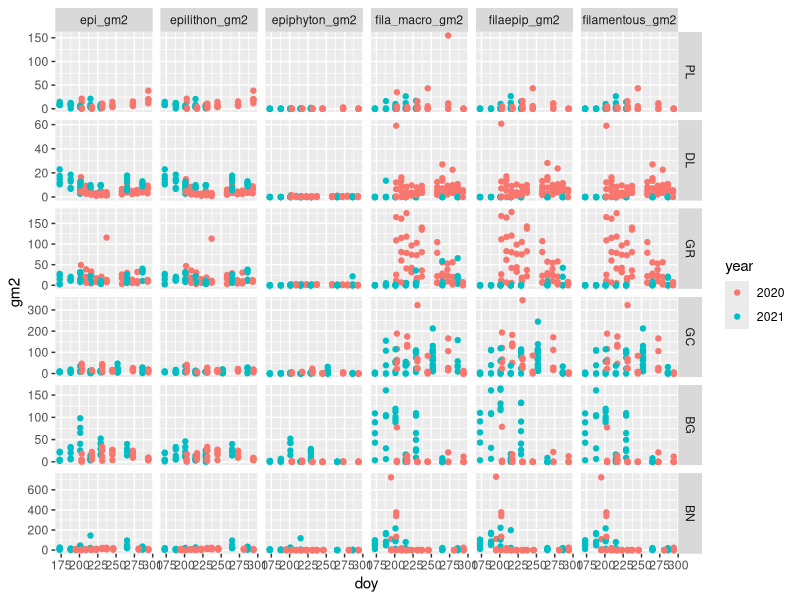
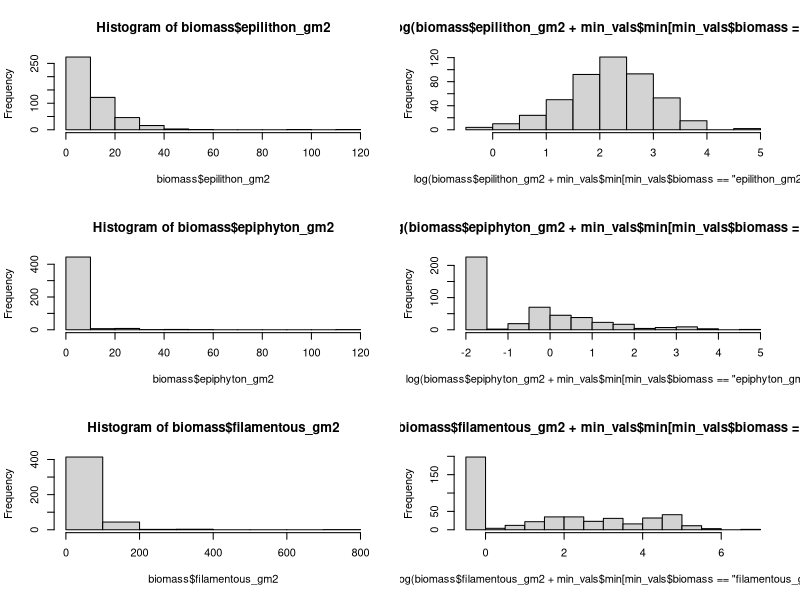
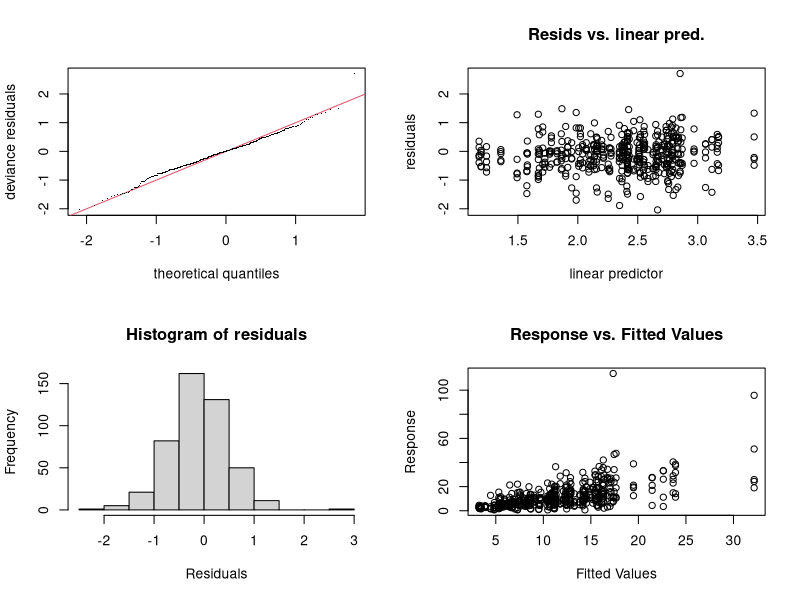
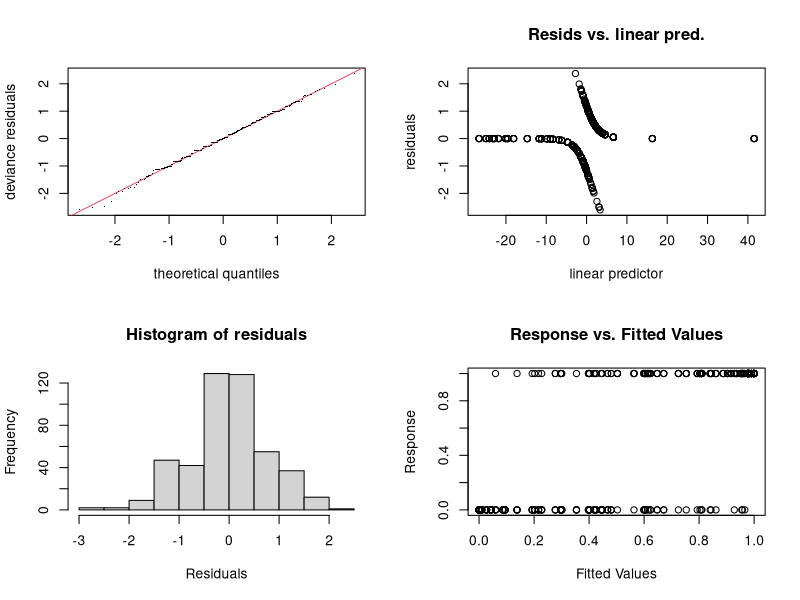
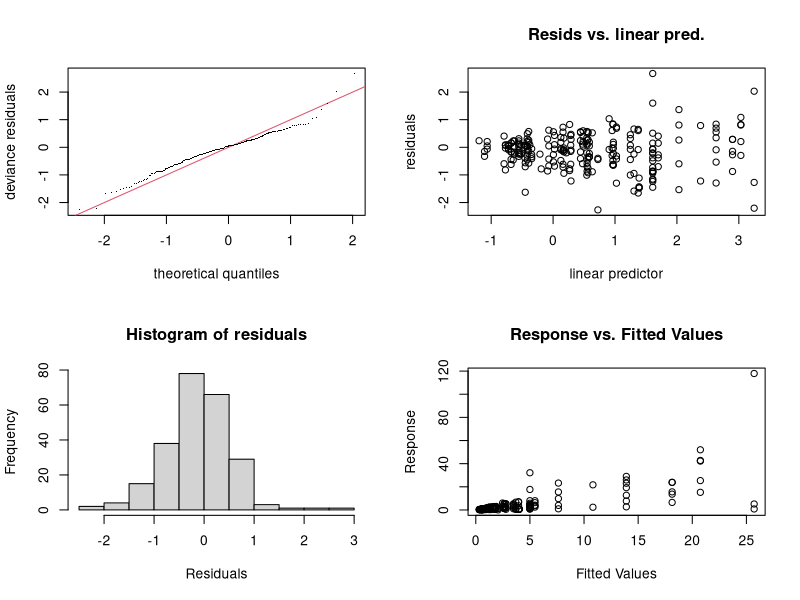
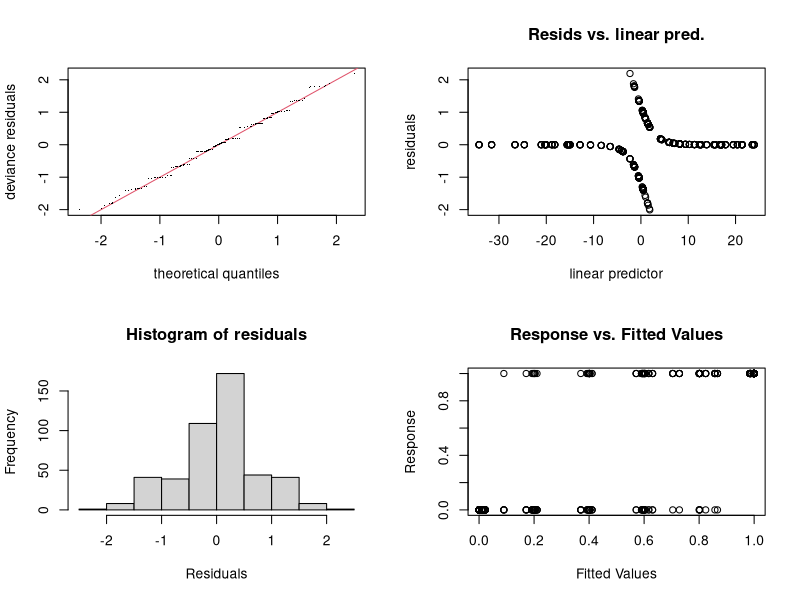
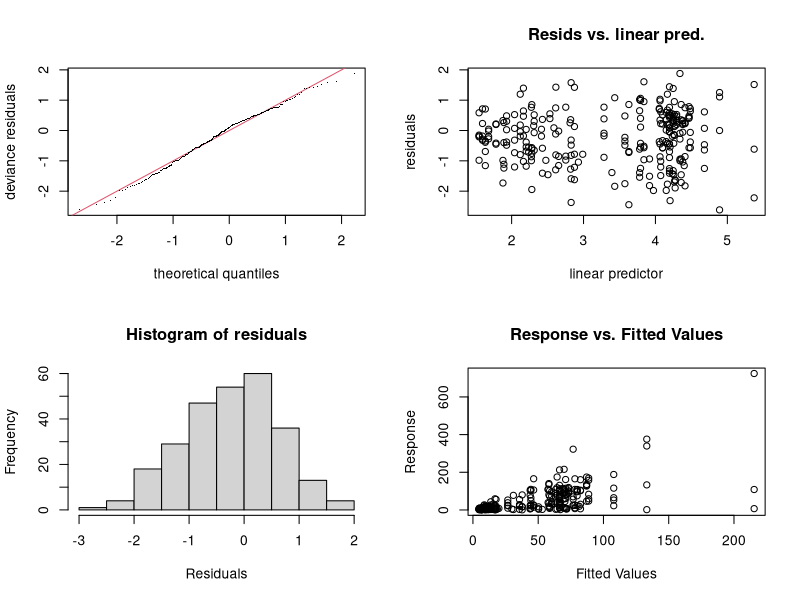
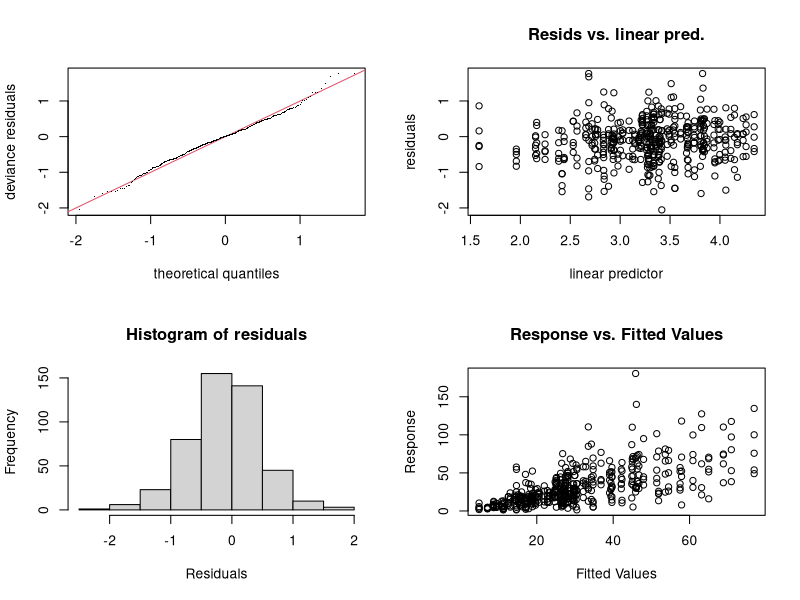

R code for these plots, in order: (Note: this script raises an error after producing the figures.)
# fit GAMS to biomass data
# 10/2022

library(tidyverse)
library(mgcv)

biomass <- read_csv('data/biomass_data/biomass_working_data_epip.csv') %>%
    filter(!is.na(site) & site != 'CR') %>%
    mutate(site = case_when(site == 'BM' ~ 'BG',
                            TRUE ~ site),
           site = factor(site, levels = c('PL', 'DL', 'GR', 'GC', 'BG', 'BN')),
           year = as.factor(lubridate::year(date)),
           site_year = paste(site, year, sep = '_'),
           epi_chla_mgm2 = epiphyton_chla_mgm2 + epilithon_chla_mgm2,
           epi_gm2 = epilithon_gm2 + epiphyton_gm2,
           filaepip_chla_mgm2 = epiphyton_chla_mgm2 + filamentous_chla_mgm2,
           filaepip_gm2 = epiphyton_gm2 + filamentous_gm2)

glimpse(biomass)


# look at the data
biomass %>%
    select(date, doy, year, site, ends_with('_gm2')) %>%
    pivot_longer(cols = -c('date', 'doy', 'year', 'site'),
                 names_to = 'bm_category',
                 values_to = 'gm2') %>%
    ggplot(aes(doy, gm2, col = year)) +
    geom_point() +
    facet_grid(site~bm_category, scales = 'free_y')


# find 2%quantile ####
# add the 2% quantile to each of the biomass categories in order to
# fit log transformed GAMs
colnames(biomass)
min_vals <- biomass %>%
    select(epilithon_gm2, epilithon_chla_mgm2,
           epiphyton_gm2, epiphyton_chla_mgm2,
           epi_gm2, epi_chla_mgm2,
           filamentous_gm2, filamentous_chla_mgm2,
           filaepip_gm2, filaepip_chla_mgm2) %>%
    mutate(across(.fns = ~case_when(. == 0 ~ NA_real_,
                                    TRUE ~ .))) %>%
    pivot_longer(cols = everything(), names_to = 'biomass', values_to = 'value') %>%
    group_by(biomass) %>%
    summarize(min = quantile(value, 0.01, na.rm = T),
              q2 = quantile(value, 0.02, na.rm = T))

dates <- c(seq(min(biomass$date), max(biomass$date[biomass$year == 2020]), by = 'day'),
           seq(min(biomass$date[biomass$year == 2021]), max(biomass$date), by = 'day'))


# biomass <- biomass %>%
#     mutate(epilithon_gm2 = epilithon_gm2 + min_vals$min[min_vals$biomass == 'epilithon_gm2'],
#            epilithon_chla_mgm2 = epilithon_chla_mgm2 +
#                min_vals$min[min_vals$biomass == 'epilithon_chla_mgm2'],
#            filamentous_gm2 = filamentous_gm2 + min_vals$min[min_vals$biomass == 'filamentous_gm2'],
#            filamentous_chla_mgm2 = filamentous_chla_mgm2 +
#                min_vals$min[min_vals$biomass == 'filamentous_chla_mgm2'],
#            fila_macro_gm2 = fila_macro_gm2 + min_vals$min[min_vals$biomass == 'fila_macro_gm2'])
# fit gams
preds <- data.frame(date = dates,
                    doy = as.numeric(format(dates, '%j')),
                    year = lubridate::year(dates))%>%
    mutate(year = as.factor(year))
s_preds <- data.frame()
for(site in unique(biomass$site)){
    preds$site = site
    s_preds <- bind_rows(s_preds, preds)
}
s_preds$site_year <- paste(s_preds$site, s_preds$year, sep = "_")


# s_preds_lin <- s_preds_gamma <-
#     mutate(s_preds,
#            site_year = as.factor(paste(site, year, sep = '_'))) %>%
#     tibble()

link_fn = 'log' # gamma link function, log or inverse?
delta = 0.5
par(mfrow = c(3,2))

hist(biomass$epilithon_gm2)
hist(log(biomass$epilithon_gm2 + min_vals$min[min_vals$biomass == 'epilithon_gm2'] ))
hist(biomass$epiphyton_gm2)
hist(log(biomass$epiphyton_gm2 + min_vals$min[min_vals$biomass == 'epiphyton_gm2'] ))
hist(biomass$filamentous_gm2)
hist(log(biomass$filamentous_gm2 + min_vals$min[min_vals$biomass == 'filamentous_gm2'] ))

par(mfrow = c(2,2))


# try it for all sites
biomass$site_year <- factor(biomass$site_year)
biomass$year <- factor(biomass$year)
biomass$site <- factor(biomass$site)

# epilithon
fg2_gamma <- gam(epilithon_gm2 +
                     min_vals$min[min_vals$biomass == 'epilithon_gm2'] ~ s(doy) +
                     s(doy, site_year, bs = 'fs'),
                 data = biomass, method = 'REML',
                 family = Gamma(link = link_fn))

AIC(fg2_gamma) # 2965
summary(fg2_gamma) #42.8%
gam.check(fg2_gamma)
sqrt(mean((fitted(fg2_gamma) - biomass$epilithon_gm2)^2)) # 8.68

pp_gamma <- mgcv::predict.gam(fg2_gamma, s_preds, type = 'response',
                              se.fit = TRUE)

# s_preds_lin <- mutate(s_preds_lin,
#                       epil_gm2_fit = c(pp_lin$fit),
#                       epil_gm2_se = c(pp_lin$se.fit))
s_preds <- mutate(s_preds,
                  epil_gm2_fit = c(pp_gamma$fit) -
                      min_vals$min[min_vals$biomass == 'epilithon_gm2'],
                  epil_gm2_se = c(pp_gamma$se.fit))

# epiphyton
# Presence/absence model
biomass$epip_present <- as.numeric(biomass$epiphyton_gm2 > 0)
fg2_epip_binom <- gam(epip_present ~ s(doy) + s(doy, site_year, bs = 'fs', k = 4),
                      data = biomass, family = binomial)

AIC(fg2_epip_binom) # 373
gam.check(fg2_epip_binom)
summary(fg2_epip_binom) #56.2%
sqrt(mean((fitted(fg2_epip_binom) - biomass$epip_present)^2)) #0.31

# Gamma model on positives only
fg2_epip_gamma <- gam(epiphyton_gm2 ~ s(doy, year, bs = 'fs') +
                          s(doy, site_year, bs = 'fs', k = 10),
                      data = subset(biomass, epiphyton_gm2 > 0),
                      family = Gamma(link = "log"), method = 'REML')
AIC(fg2_epip_gamma) #  both=786
sqrt(mean((fitted(fg2_epip_gamma) - biomass$epiphyton_gm2[biomass$epiphyton_gm2>0])^2)) # 7.7
gam.check(fg2_epip_gamma)
summary(fg2_epip_gamma) #78.3%


# pp_lin <- mgcv::predict.gam(fg2_epip, s_preds_lin, se.fit = TRUE)
pp_binom <- mgcv::predict.gam(fg2_epip_binom, newdata = s_preds,
                              type = "response", se.fit = TRUE)
pp_gamma1 <- mgcv::predict.gam(fg2_epip_gamma, type = 'response',
                               s_preds, se.fit = TRUE)
pp_gamma1$fit <- if_else(is.na(pp_gamma1$fit), 1, pp_gamma1$fit)
pp_gamma1$se.fit <- if_else(is.na(pp_gamma1$se.fit), 1, pp_gamma1$se.fit)
pp_gamma <- data.frame(fit = pp_binom$fit * pp_gamma1$fit,
                       se.fit = sqrt((pp_binom$fit^2 * pp_gamma1$se.fit^2) +
                                         (pp_gamma1$fit^2 * pp_binom$se.fit^2) +
                                         (pp_binom$se.fit^2 * pp_gamma1$se.fit^2)))


s_preds <- mutate(s_preds,
                  epip_gm2_fit = c(pp_gamma$fit),
                  epip_gm2_se = c(pp_gamma$se.fit))


# filamentous
# Presence/absence model
biomass$present <- as.numeric(biomass$filamentous_gm2 > 0)
fg2_fila_binom <- gam(present ~ s(doy) + s(doy, site_year, bs = 'fs', k = 4),
                      data = biomass, family = binomial)

AIC(fg2_fila_binom) # doy=634, s(doy) = 622, s(doy, siteyear)=315, both=307
gam.check(fg2_fila_binom)
summary(fg2_fila_binom) #65.2%
sqrt(mean((fitted(fg2_fila_binom) - biomass$present)^2)) #0.28
# Gamma model on positives only
fg2_fila_gamma <- gam(filamentous_gm2 ~ s(doy, year, bs = 'fs') +
                          s(doy, site_year, bs = 'fs', k = 10),
                      data = subset(biomass, filamentous_gm2 > 0),
                      family = Gamma(link = "log"), method = 'REML')
AIC(fg2_fila_gamma) # doy=2515; s(doy)=2488; s(doy, site_year)=2388; both=2390
sqrt(mean((fitted(fg2_fila_gamma) - biomass$filamentous_gm2[biomass$filamentous_gm2>0])^2)) # 55.7
gam.check(fg2_fila_gamma)
summary(fg2_fila_gamma) #55.3%

# pp_lin <- mgcv::predict.gam(fg2_fila, s_preds_lin, se.fit = TRUE)
pp_binom <- mgcv::predict.gam(fg2_fila_binom, newdata = s_preds,
                              type = "response", se.fit = TRUE)
pp_gamma1 <- mgcv::predict.gam(fg2_fila_gamma, type = 'response',
                               s_preds, se.fit = TRUE)
pp_gamma1$fit <- if_else(is.na(pp_gamma1$fit), 1, pp_gamma1$fit)
pp_gamma1$se.fit <- if_else(is.na(pp_gamma1$se.fit), 1, pp_gamma1$se.fit)
pp_gamma <- data.frame(fit = pp_binom$fit * pp_gamma1$fit,
                       se.fit = sqrt((pp_binom$fit^2 * pp_gamma1$se.fit^2) +
                                         (pp_gamma1$fit^2 * pp_binom$se.fit^2) +
                                         (pp_binom$se.fit^2 * pp_gamma1$se.fit^2)))

s_preds <- mutate(s_preds,
                  fila_gm2_fit = c(pp_gamma$fit),
                  fila_gm2_se = c(pp_gamma$se.fit))
##########

# chlorophyll
fg2_chla_gamma <- gam(epilithon_chla_mgm2 +
                          min_vals$min[min_vals$biomass == 'epilithon_chla_mgm2'] ~ s(doy) +
                          s(doy, site_year, bs = 'fs'),
                      data = biomass, method = 'REML',
                      family = Gamma(link = link_fn))

AIC(fg2_chla_gamma) # 3820
summary(fg2_chla_gamma) #49%
gam.check(fg2_chla_gamma)
sqrt(mean((fitted(fg2_chla_gamma) - biomass$epilithon_chla_mgm2)^2)) # 18.9

pp_chla_gamma <- mgcv::predict.gam(fg2_chla_gamma, s_preds, type = 'response',
                                   se.fit = TRUE)

s_preds <- mutate(s_preds,
                  epil_chla_mgm2_fit = c(pp_chla_gamma$fit) -
                      min_vals$min[min_vals$biomass == 'epilithon_chla_mgm2'],
                  epil_chla_mgm2_se = c(pp_chla_gamma$se.fit))

# epiphyton
# Presence/absence model
biomass$epip_chla_present <- as.numeric(biomass$epiphyton_chla_mgm2 > 0)
fg2_epip_chla_binom <- gam(epip_chla_present ~ s(doy) + s(doy, site_year, bs = 'fs', k = 4),
                           data = biomass, family = binomial)

AIC(fg2_epip_chla_binom) # 227
gam.check(fg2_epip_chla_binom)
summary(fg2_epip_chla_binom) #69.9%
sqrt(mean((fitted(fg2_epip_chla_binom) - biomass$epip_chla_present)^2)) #0.23

# Gamma model on positives only
fg2_epip_chla_gamma <- gam(epiphyton_chla_mgm2 ~ s(doy, year, bs = 'fs') +
                               s(doy, site_year, bs = 'fs', k = 10),
                           data = subset(biomass, epiphyton_chla_mgm2 > 0),
                           family = Gamma(link = "log"), method = 'REML')
AIC(fg2_epip_chla_gamma) # 691
sqrt(mean((fitted(fg2_epip_chla_gamma) - biomass$epiphyton_chla_mgm2[biomass$epiphyton_chla_mgm2>0])^2)) # 12.3
gam.check(fg2_epip_chla_gamma)
summary(fg2_epip_chla_gamma) #66.5%


pp_binom <- mgcv::predict.gam(fg2_epip_chla_binom, newdata = s_preds,
                              type = "response", se.fit = TRUE)
pp_gamma1 <- mgcv::predict.gam(fg2_epip_chla_gamma, type = 'response',
                               s_preds, se.fit = TRUE)
pp_gamma1$fit <- if_else(is.na(pp_gamma1$fit), 1, pp_gamma1$fit)
pp_gamma1$se.fit <- if_else(is.na(pp_gamma1$se.fit), 1, pp_gamma1$se.fit)
pp_gamma <- data.frame(fit = pp_binom$fit * pp_gamma1$fit,
                       se.fit = sqrt((pp_binom$fit^2 * pp_gamma1$se.fit^2) +
                                         (pp_gamma1$fit^2 * pp_binom$se.fit^2) +
                                         (pp_binom$se.fit^2 * pp_gamma1$se.fit^2)))


s_preds <- mutate(s_preds,
                  epip_chla_mgm2_fit = c(pp_gamma$fit),
                  epip_chla_mgm2_se = c(pp_gamma$se.fit))


# filamentous
# Presence/absence model
biomass$chla_present <- as.numeric(biomass$filamentous_chla_mgm2 > 0)
fg2_fila_chla_binom <- gam(chla_present ~ s(doy) + s(doy, site_year, bs = 'fs', k = 4),
                           data = biomass, family = binomial)

AIC(fg2_fila_chla_binom) # 313
gam.check(fg2_fila_chla_binom)
summary(fg2_fila_chla_binom) #65.2%
sqrt(mean((fitted(fg2_fila_chla_binom) - biomass$chla_present)^2)) #0.28
# Gamma model on positives only
fg2_fila_chla_gamma <- gam(filamentous_chla_mgm2 ~ s(doy, year, bs = 'fs') +
                               s(doy, site_year, bs = 'fs', k = 10),
                           data = subset(biomass, filamentous_chla_mgm2 > 0),
                           family = Gamma(link = "log"), method = 'REML')
AIC(fg2_fila_chla_gamma) # 2714
sqrt(mean((fitted(fg2_fila_chla_gamma) - biomass$filamentous_chla_mgm2[biomass$filamentous_chla_mgm2>0])^2)) # 82.7
gam.check(fg2_fila_chla_gamma)
summary(fg2_fila_chla_gamma) #49.9%

# pp_lin <- mgcv::predict.gam(fg2_fila, s_preds_lin, se.fit = TRUE)
pp_binom <- mgcv::predict.gam(fg2_fila_chla_binom, newdata = s_preds,
                              type = "response", se.fit = TRUE)
pp_gamma1 <- mgcv::predict.gam(fg2_fila_chla_gamma, type = 'response',
                               s_preds, se.fit = TRUE)
pp_gamma1$fit <- if_else(is.na(pp_gamma1$fit), 1, pp_gamma1$fit)
pp_gamma1$se.fit <- if_else(is.na(pp_gamma1$se.fit), 1, pp_gamma1$se.fit)
pp_gamma <- data.frame(fit = pp_binom$fit * pp_gamma1$fit,
                       se.fit = sqrt((pp_binom$fit^2 * pp_gamma1$se.fit^2) +
                                         (pp_gamma1$fit^2 * pp_binom$se.fit^2) +
                                         (pp_binom$se.fit^2 * pp_gamma1$se.fit^2)))

s_preds <- mutate(s_preds,
                  fila_chla_mgm2_fit = c(pp_gamma$fit),
                  fila_chla_mgm2_se = c(pp_gamma$se.fit))
################################################################################

ggplot(biomass, aes(date, epilithon_gm2))+
    geom_point() +
    geom_line(data = s_preds, aes(y = epil_gm2_fit))+
    facet_grid(site~year, scales = 'free_x')
ggplot(biomass, aes(date, epiphyton_gm2))+
    geom_point() +
    geom_line(data = s_preds, aes(y = epip_gm2_fit))+
    facet_grid(site~year, scales = 'free_x')
ggplot(biomass, aes(date, filamentous_gm2))+
    geom_point() +
    geom_line(data = s_preds, aes(y = fila_gm2_fit))+
    facet_grid(site~year, scales = 'free_x')


# Calculate fit metrics for the smoothness parameter

# gamma model
k1 <- k.check(fg2_gamma) %>% data.frame() %>%
    mutate(model = 'epilithon AFDM',
           smooth_par = c('s(doy)', 's(doy, site_year)')) %>%
    relocate(model, smooth_par)
rownames(k1) <- NULL
k2 <- k.check(fg2_epip_gamma) %>% data.frame() %>%
    mutate(model = 'epiphyton AFDM',
           smooth_par = c('s(doy)', 's(doy, site_year)')) %>%
    relocate(model, smooth_par)
rownames(k2) <- NULL
k3 <- k.check(fg2_fila_gamma) %>% data.frame() %>%
    mutate(model = 'filamentous AFDM',
           smooth_par = c('s(doy)', 's(doy, site_year)')) %>%
    relocate(model, smooth_par)
rownames(k3) <- NULL
k4 <- k.check(fg2_chla_gamma) %>% data.frame() %>%
    mutate(model = 'epilithon chla',
           smooth_par = c('s(doy)', 's(doy, site_year)')) %>%
    relocate(model, smooth_par)
rownames(k4) <- NULL
k5 <- k.check(fg2_epip_chla_gamma) %>% data.frame() %>%
    mutate(model = 'epiphyton chla',
           smooth_par = c('s(doy)', 's(doy, site_year)')) %>%
    relocate(model, smooth_par)
rownames(k5) <- NULL
k6 <- k.check(fg2_fila_chla_gamma) %>% data.frame() %>%
    mutate(model = 'filamentous chla',
           smooth_par = c('s(doy)', 's(doy, site_year)')) %>%
    relocate(model, smooth_par)
rownames(k6) <- NULL
k_check_gamma <- bind_rows(k1, k2, k3, k4, k5, k6)

# plot diagnostics
png('figures/SI/biomass_loggammaGAMs_diagnostics_epip.png', width = 7.5, height = 10,
    units = 'in', res = 300)
par(mfrow = c(6,4),
    mar = c(3,4,2,2),
    oma = c(0,3,2,0))
gam.check(fg2_gamma)
mtext(expression(paste('epil g',m^-2)), 2, line = 45)
gam.check(fg2_epip_gamma)
mtext(expression(paste('epip g',m^-2)), 2, line = 45)
gam.check(fg2_fila_gamma)
mtext(expression(paste('fila g',m^-2)), 2, line = 45)
gam.check(fg2_chla_gamma)
mtext(expression(paste('epil chla mg',m^-2)), 2, line = 45)
gam.check(fg2_epip_chla_gamma)
mtext(expression(paste('epip chla mg',m^-2)), 2, line = 45)
gam.check(fg2_fila_chla_gamma)
mtext(expression(paste('fila chla mg',m^-2)), 2, line = 45)
par(mfrow = c(1,1), new = T)
mtext('Model fit metrics for Biomass GAMS', line = 2.75)
dev.off()

qq = as_tibble(lapply(s_preds, c)) %>% select(-site_year) %>%
    mutate(across(starts_with(c('epi', 'fila')),
                  ~case_when(. < 0 ~ 0,
                             TRUE ~ .)))
write_csv(qq, 'data/biomass_data/log_gamma_gam_fits_biomass_epip.csv')
write_csv(k_check_gamma, 'data/biomass_data/log_gamma_gam_smoothness_parameter_checks_epip.csv')

qq <- read_csv('data/biomass_data/log_gamma_gam_fits_biomass_epip.csv')
# plot GAMS
qq <- qq %>%
    mutate(site = factor(site, levels = c('PL', 'DL', 'GR', 'GC', 'BG', 'BN'))) %>%
    pivot_longer(cols = starts_with(c('epi_','epil', 'epip', 'fila')),
                 names_to = c('biomass_type', 'units', 'stat'),
                 names_pattern = '([a-z]+)_([a-z0-9_]+)_([a-z]+)',
                 values_to = 'value') %>%
    pivot_wider(names_from = 'stat', values_from = 'value') %>%
    group_by(site, biomass_type, units) %>%
    mutate(across(c('fit', 'se'), ~zoo::na.approx(., x = date, na.rm = F)))# %>%
# mutate(fit = case_when(se > fit ~ NA_real_,
#                        se > 500 ~ NA_real_,
#                        TRUE ~ fit),
#        se = case_when(is.na(fit)~NA_real_,
#                       TRUE ~ se))
meas <- select(biomass, date, site, sample,
               epil_gm2_meas = epilithon_gm2,
               epip_gm2_meas = epiphyton_gm2,
               epi_gm2_meas = epi_gm2,
               fila_gm2_meas = filamentous_gm2,
               filaepip_gm2_meas = filaepip_gm2,
               epil_chla_mgm2_meas = epilithon_chla_mgm2,
               epip_chla_mgm2_meas = epiphyton_chla_mgm2,
               epi_chla_mgm2_meas = epi_chla_mgm2,
               filaepip_chla_mgm2_meas = filaepip_chla_mgm2,
               fila_chla_mgm2_meas = filamentous_chla_mgm2) %>%
    pivot_longer(cols = starts_with(c('epi', 'fila')),
                 names_to = c('biomass_type', 'units', 'stat'),
                 names_pattern = '([a-z]+)_([a-z0-9_]+)_([a-z]+)',
                 values_to = 'value') %>%
    pivot_wider(names_from = 'stat', values_from = 'value') %>%
    mutate(year = lubridate::year(date))
meas_chl <- filter(meas, units == 'chla_mgm2')
meas_mass <- filter(meas, units == 'gm2')

# mm <- qq %>% filter(units == 'gm2') %>%
#     mutate(fit = fit + x,
#            fit_high = fit + se,
#            fit_low = fit - se,
#            fit_low = case_when(fit_low < 0.3 ~ 0.3,
#                                TRUE ~ fit_low)) %>%
#     ggplot(aes(date, fit, col = biomass_type)) +
#     geom_line()+
#     geom_ribbon(aes(ymax = fit_high, ymin = fit_low,
#                     fill = biomass_type), alpha = 0.4, color = NA)+
#     geom_point(data = meas_mass, aes(date, meas, col = biomass_type))+
#     facet_grid(site~year, scales = 'free_x') +
#     scale_color_discrete(type = c('#1B9EC9', '#97BB43'))+
#     scale_fill_discrete(type = c('#1B9EC9', '#97BB43'))+
#     scale_y_log10(limits = c(0.3, 600))+
#     xlab('Date') +
#     ylab(expression('Algal Standing Crop (AFDM g '~ m^-2*')')) +
#     theme_bw()
# cc <- qq %>%
#     mutate(fit = fit + x,
#            fit_high = fit + se,
#            fit_low = fit - se,
#            fit_low = case_when(fit_low < 0.3 ~ 0.3,
#                                TRUE ~ fit_low)) %>%
#     filter(units == 'chla_mgm2') %>%
#     ggplot(aes(date, fit, col = biomass_type)) +
#     geom_line()+
#     geom_ribbon(aes(ymax = fit_high, ymin = fit_low,
#                     fill = biomass_type), alpha = 0.4, color = NA)+
#     geom_point(data = meas_chl, aes(date, meas, col = biomass_type))+
#     facet_grid(site~year, scales = 'free_x') +
#     scale_color_discrete(type = c('#1B9EC9', '#97BB43'))+
#     scale_fill_discrete(type = c('#1B9EC9', '#97BB43'))+
#     scale_y_log10(limits = c(0.3, 1000))+
#     xlab('Date') +
#     ylab(expression('Algal Standing Crop (mg chl a '~ m^-2*')')) +
#     theme_bw()
meas_mass2 <- mutate(meas_mass,
                     meas = case_when(meas < delta ~ delta,
                                      TRUE ~ meas))
meas_chl2 <- mutate(meas_chl,
                    meas = case_when(meas < delta ~ delta,
                                     TRUE ~ meas))
mm <- qq %>% filter(units == 'gm2') %>%
    mutate(fit = case_when(fit < delta ~ delta,
                           TRUE ~ fit),
           fit_high = fit + se,
           fit_low = fit - se,
           fit_low = case_when(fit_low < delta ~ delta,
                               TRUE ~ fit_low)) %>%
    ggplot(aes(date, fit, col = biomass_type)) +
    geom_line()+
    geom_ribbon(aes(ymax = fit_high, ymin = fit_low,
                    fill = biomass_type), alpha = 0.4, color = NA)+
    geom_point(data = meas_mass2, aes(date, meas, col = biomass_type))+
    facet_grid(site~year, scales = 'free_x') +
    scale_color_discrete(type = c('#1B9EC9', '#97BB43'))+
    scale_fill_discrete(type = c('#1B9EC9', '#97BB43'))+
    scale_y_log10(limits = c(0.3, 600))+
    xlab('Date') +
    ylab(expression('Algal Standing Crop (AFDM g '~ m^-2*')')) +
    theme_classic()+
    theme(panel.border = element_rect(fill = NA),
          panel.spacing = unit(0, 'line'))
cc <- qq %>%
    mutate(fit = case_when(fit < delta ~ delta,
                           TRUE ~ fit),
           fit_high = fit + se,
           fit_low = fit - se,
           fit_low = case_when(fit_low < delta ~ delta,
                               TRUE ~ fit_low)) %>%
    filter(units == 'chla_mgm2') %>%
    ggplot(aes(date, fit, col = biomass_type)) +
    geom_line()+
    geom_ribbon(aes(ymax = fit_high, ymin = fit_low,
                    fill = biomass_type), alpha = 0.4, color = NA)+
    geom_point(data = meas_chl2, aes(date, meas, col = biomass_type))+
    facet_grid(site~year, scales = 'free_x') +
    scale_color_discrete(type = c('#1B9EC9', '#97BB43'))+
    scale_fill_discrete(type = c('#1B9EC9', '#97BB43'))+
    scale_y_log10(limits = c(0.3, 1000))+
    xlab('Date') +
    ylab(expression('Algal Standing Crop (mg chl a '~ m^-2*')')) +
    theme_classic()+
    theme(panel.border = element_rect(fill = NA),
          panel.spacing = unit(0, 'line'))

png('figures/biomass_log_gamma_gams_comb_zeros_epip.png', width = 7.5, height = 5, units = 'in',
    res = 300)

ggpubr::ggarrange(mm, cc, nrow = 1, common.legend = TRUE,
                  labels = c('a', 'b'))
dev.off()

# trim estimates so that they aren't more than 2 weeks from an actual measurement
qq %>%
    mutate(fit = case_when(se > 2*fit & se >100 ~ NA_real_,
                           fit < 0 ~ NA_real_,
                           fit > 1000 ~ NA_real_,
                           TRUE ~ fit),
           se = case_when(is.na(fit) ~ NA_real_,
                          TRUE ~ se))  %>%
    ggplot(aes(date, fit, col = units)) +
    geom_point()+
    facet_grid(site~biomass_type)


ndays = 0
mega_dates <- data.frame()
for(bt in c('epil', 'fila')){
    u_dates <- data.frame()
    for(u in c('gm2', 'chla_mgm2')){
        dates  <- meas %>%
            filter(biomass_type == bt, units == u)%>%
            select(date, site)

        cov_dates <- data.frame()
        for(s in unique(meas$site)){
            d <- filter(dates, site == s)
            dd <- unique(d$date)
            dlist <- vector()
            for(i in 1:length(dd)){

                dlist <- lubridate::as_date(c(dlist, seq((dd[i]-ndays),
                                                         (dd[i] + ndays),
                                                         by = 'day')))
            }
            cd = data.frame(date = unique(dlist)) %>%
                mutate(site = s)
            cov_dates <- bind_rows(cov_dates, cd)
        }
        cov_dates<- mutate(cov_dates, units = u)
        u_dates <- bind_rows(u_dates, cov_dates)
    }
    u_dates <- mutate(u_dates, biomass_type = bt)
    mega_dates <- bind_rows(mega_dates, u_dates)
}

mega_dates$coverage = 'good'
st_end <- mega_dates %>%
    mutate(year = factor(lubridate::year(date))) %>%
    group_by(site, year, units, biomass_type) %>%
    summarize(start = min(date),
              end = max(date)) %>%
    ungroup() %>%print(n = 48)

# qq2 <-
left_join(qq, st_end, by = c('site','year', 'units', 'biomass_type')) %>%
    mutate(coverage = case_when(date > start & date < end ~ 'good',
                                TRUE ~ 'bad'),
           fit = case_when(coverage == 'bad' ~ NA_real_,
                           se > 2*fit ~ NA_real_,
                           fit > 1000 ~ NA_real_,
                           fit < 0 ~ NA_real_,
                           TRUE ~ fit),
           se = case_when(is.na(fit)~ NA_real_,
                          TRUE ~ se)) %>%
    ggplot(aes(date, fit, col = units)) + geom_line() +
    geom_ribbon(aes(ymin = fit-se, ymax = fit+se, fill = units), alpha = 0.3)+
    facet_grid(site~biomass_type)#, scales = 'free')
write_csv(qq2, 'data/biomass_data/invgamma_gam_fits_biomass.csv')
